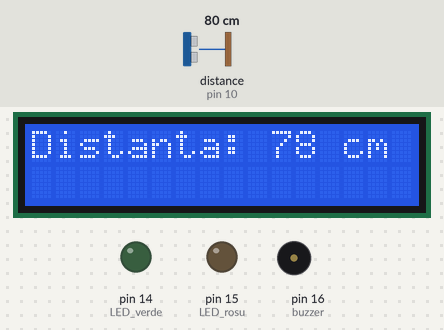
Simulated run of this sketch. Board: Arduino Mega 2560, built with avr-gcc and run on an emulated ATmega2560. Shown: 16×2 character LCD, output pins drawn as LEDs (lit = HIGH), buzzer (waves = sounding, pin HIGH). Wiring (inferred from the names in the program): ultrasonic range finder: trigger pin 9; echo pin 10. Dashed ring = blinking. The inputs (shaded band) are chosen by the test bench; at power-on: distance to the obstacle (sensor on pin 10) 80 cm. The echo pulse lasts 58.3 µs per cm; pins used as bus, display or sensor lines are not drawn.

Above: at 1.2 s.
1.3 s: distance to the obstacle (sensor on pin 10) set to 66 cm
At 2.2 s:
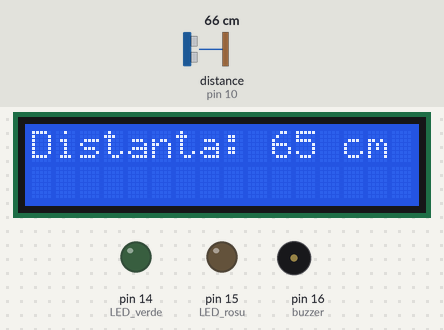
2.8 s: distance to the obstacle (sensor on pin 10) set to 58 cm
At 3.37 s:
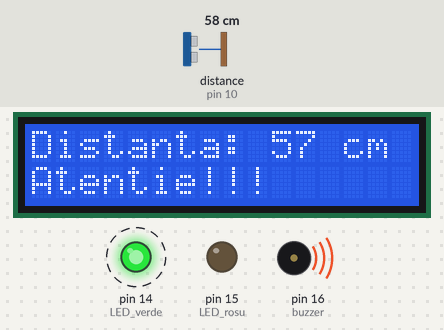
5.8 s: distance to the obstacle (sensor on pin 10) set to 2 cm
At 6.24 s:
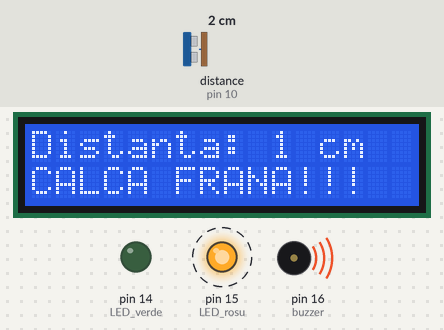
8.1 s: distance to the obstacle (sensor on pin 10) set to 18 cm
At 9.02 s:
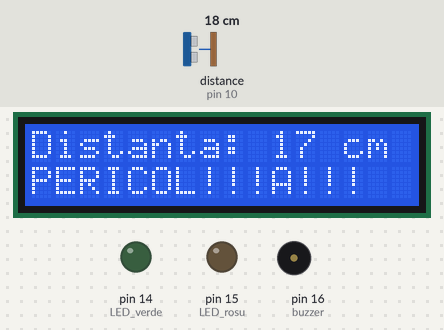
10.9 s: distance to the obstacle (sensor on pin 10) set to 35 cm
At 11.79 s:
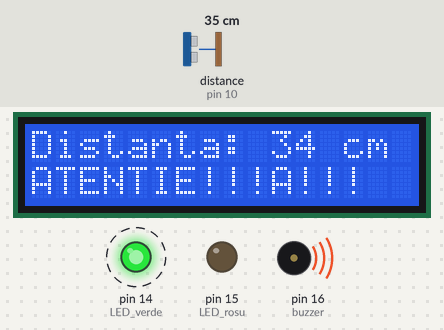
13.9 s: distance to the obstacle (sensor on pin 10) set to 60 cm
At 15.7 s:
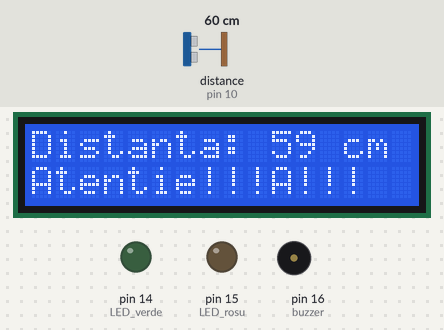
Timing chart, 0 to 17.9 s (numbered marks = the images above; inputs shaded):
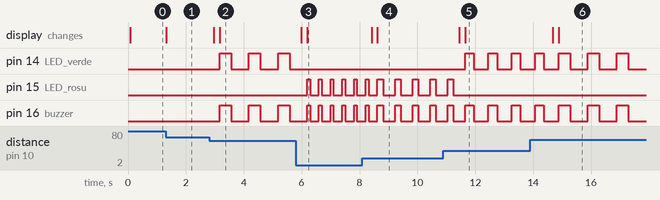

Measured:
- the behaviour switches between 62 and 61 cm on distance to the obstacle (sensor on pin 10) (found by bisection; images 1 and 2)
- after the input at 1.3 s, the display: changes at once (image 1)
- after the input at 2.8 s, pin 14 (LED_verde), pin 16 (buzzer): alternates HIGH for 0.40 s and LOW for 0.61 s, starting after 0.37 s; the display: first changes after 0.17 s (image 2 shows a later state)
- after the input at 5.8 s, pin 14 (LED_verde): stops changing and stays LOW; pin 15 (LED_rosu): alternates HIGH for 0.10 s and LOW for 0.30 s, starting after 0.39 s; pin 16 (buzzer): alternates HIGH for 0.10 s and LOW for 0.30 s, starting after 0.49 s; the display: first changes after 0.19 s (image 3 shows a later state)
- after the input at 8.1 s, the display: first changes after 0.32 s (image 4 shows a later state)
- after the input at 10.9 s, pin 14 (LED_verde): alternates HIGH for 0.30 s and LOW for 0.51 s, starting after 0.75 s; pin 15 (LED_rosu): goes on until 11.2 s, then stays LOW; the display: first changes after 0.55 s (image 5 shows a later state)
- after the input at 13.9 s, the display: first changes after 0.78 s (image 6 shows a later state)

The sketch:

Senzor_Parcare.ino
```cpp
/*
* Senzor de parcare cu senzor cu ultrasunete (HC-SR04) si Arduino Mega
*
*Savu Raoul
*/
#include <LiquidCrystal.h>
LiquidCrystal lcd(1, 2, 4, 5, 6, 7); // Creaza obiectul LCD cu parametrii sai(rs, enable, d4, d5, d6, d7)
const int trigPin = 9;
const int echoPin = 10;
long duration;
int distanceCm;
const int sw1;
const int sw2;

void setup() {
lcd.begin(16,2); // Initializeaza interfata cu ecranul LCD, si specifica dimensiunile (latime si inaltime) ale displayului
pinMode(trigPin, OUTPUT);
pinMode(echoPin, INPUT);

pinMode(14, OUTPUT); //LED verde
pinMode(15, OUTPUT); //LED rosu
pinMode(16, OUTPUT); //buzzer
}
void loop() {
//initiali7zare valoare switch-uri

//citire distanta
digitalWrite(trigPin, LOW);
delayMicroseconds(2);
digitalWrite(trigPin, HIGH);
delayMicroseconds(10);
digitalWrite(trigPin, LOW);

//calculare distanta pe baza duratei de primire a ecoului
duration = pulseIn(echoPin, HIGH);
distanceCm= duration*0.034/2;

lcd.setCursor(0,0); // Seteaza locatia de incepere a afisarii pe LCD
lcd.print("Distanta: ");
lcd.print(distanceCm);
lcd.print(" cm  ");
delay(200);

if(distanceCm <= 60 && distanceCm > 45)
{
  lcd.setCursor(0,1);
  lcd.print("Atentie!!!");
  digitalWrite(14, HIGH);
  digitalWrite(16, HIGH);
  delay(400);
  digitalWrite(14, LOW);
  digitalWrite(16, LOW);
  delay(400);
}
else
if (distanceCm <= 45 && distanceCm > 31)
  {
  lcd.setCursor(0,1);
  lcd.print("ATENTIE!!!");
  digitalWrite(14, HIGH);
  digitalWrite(16, HIGH);
  delay(300);
  digitalWrite(14, LOW);
  digitalWrite(16, LOW);
  delay(300);
}
else
if (distanceCm <= 30 && distanceCm > 16)
  {
  lcd.setCursor(0,1);
  lcd.print("PERICOL!!!");
  digitalWrite(15, HIGH);
  digitalWrite(16, HIGH);
  delay(200);
  digitalWrite(15, LOW);
  digitalWrite(16, LOW);
  delay(200);
}
else
if (distanceCm <= 15 && distanceCm > 0)
  {
  lcd.setCursor(0,1);
  lcd.print("CALCA FRANA!!!");
  digitalWrite(15, HIGH);
  digitalWrite(16, HIGH);
  delay(100);
  digitalWrite(15, LOW);
  digitalWrite(16, LOW);
  delay(100);
}


}
```
